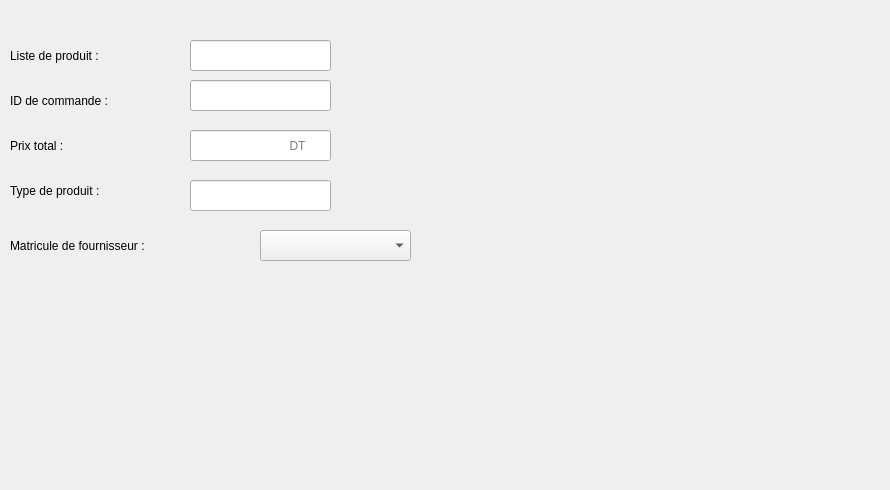
        <widget class="QWidget" name="tab_8">
         <attribute name="icon">
          <iconset>
           <normaloff>../../gestion_fournisseur/ajou.png</normaloff>../../gestion_fournisseur/ajou.png</iconset>
         </attribute>
         <attribute name="title">
          <string>Ajouter</string>
         </attribute>
         <widget class="QLabel" name="label_15">
          <property name="geometry">
           <rect>
            <x>-10</x>
            <y>-60</y>
            <width>881</width>
            <height>481</height>
           </rect>
          </property>
          <property name="text">
           <string/>
          </property>
          <property name="pixmap">
           <pixmap>../../gestion_fournisseur/1.png</pixmap>
          </property>
         </widget>
         <widget class="QLabel" name="label_16">
          <property name="geometry">
           <rect>
            <x>10</x>
            <y>170</y>
            <width>171</width>
            <height>41</height>
           </rect>
          </property>
          <property name="styleSheet">
           <string notr="true">font: 12pt &quot;MS Shell Dlg 2&quot;;</string>
          </property>
          <property name="text">
           <string>Type de produit :</string>
          </property>
         </widget>
         <widget class="QLabel" name="label_17">
          <property name="geometry">
           <rect>
            <x>10</x>
            <y>130</y>
            <width>121</width>
            <height>31</height>
           </rect>
          </property>
          <property name="styleSheet">
           <string notr="true">font: 12pt &quot;MS Shell Dlg 2&quot;;</string>
          </property>
          <property name="text">
           <string>Prix total :</string>
          </property>
         </widget>
         <widget class="QLineEdit" name="le_prix">
          <property name="geometry">
           <rect>
            <x>190</x>
            <y>130</y>
            <width>141</width>
            <height>31</height>
           </rect>
          </property>
          <property name="text">
           <string/>
          </property>
          <property name="placeholderText">
           <string>                             DT</string>
          </property>
         </widget>
         <widget class="QLabel" name="label_18">
          <property name="geometry">
           <rect>
            <x>10</x>
            <y>80</y>
            <width>181</width>
            <height>41</height>
           </rect>
          </property>
          <property name="styleSheet">
           <string notr="true">font: 12pt &quot;MS Shell Dlg 2&quot;;</string>
          </property>
          <property name="text">
           <string>ID de commande :</string>
          </property>
         </widget>
         <widget class="QLabel" name="label_19">
          <property name="geometry">
           <rect>
            <x>10</x>
            <y>220</y>
            <width>231</width>
            <height>51</height>
           </rect>
          </property>
          <property name="styleSheet">
           <string notr="true">font: 12pt &quot;MS Shell Dlg 2&quot;;</string>
          </property>
          <property name="text">
           <string>Matricule de fournisseur :</string>
          </property>
         </widget>
         <widget class="QLineEdit" name="le_id">
          <property name="geometry">
           <rect>
            <x>190</x>
            <y>80</y>
            <width>141</width>
            <height>31</height>
           </rect>
          </property>
         </widget>
         <widget class="QPushButton" name="pushButton_13">
          <property name="geometry">
           <rect>
            <x>500</x>
            <y>290</y>
            <width>101</width>
            <height>61</height>
           </rect>
          </property>
          <property name="styleSheet">
           <string notr="true">#pushButton_13{
	image: url(:/new/prefix1/i,qge/app.png);
border:none;}</string>
          </property>
          <property name="text">
           <string/>
          </property>
         </widget>
         <widget class="QLineEdit" name="le_type">
          <property name="geometry">
           <rect>
            <x>190</x>
            <y>180</y>
            <width>141</width>
            <height>31</height>
           </rect>
          </property>
         </widget>
         <widget class="QLabel" name="label_38">
          <property name="geometry">
           <rect>
            <x>10</x>
            <y>30</y>
            <width>171</width>
            <height>51</height>
           </rect>
          </property>
          <property name="styleSheet">
           <string notr="true">font: 12pt &quot;MS Shell Dlg 2&quot;;</string>
          </property>
          <property name="text">
           <string>Liste de produit :</string>
          </property>
         </widget>
         <widget class="QLineEdit" name="le_liste">
          <property name="geometry">
           <rect>
            <x>190</x>
            <y>40</y>
            <width>141</width>
            <height>31</height>
           </rect>
          </property>
         </widget>
         <widget class="QPushButton" name="pushButton_38">
          <property name="geometry">
           <rect>
            <x>590</x>
            <y>-120</y>
            <width>271</width>
            <height>431</height>
           </rect>
          </property>
          <property name="styleSheet">
           <string notr="true">#pushButton_38{
	image: url(:/new/prefix1/i,qge/c.png);
border:none;}</string>
          </property>
          <property name="text">
           <string/>
          </property>
         </widget>
         <widget class="QComboBox" name="comboBox_5">
          <property name="geometry">
           <rect>
            <x>260</x>
            <y>230</y>
            <width>151</width>
            <height>31</height>
           </rect>
          </property>
         </widget>
        </widget>
